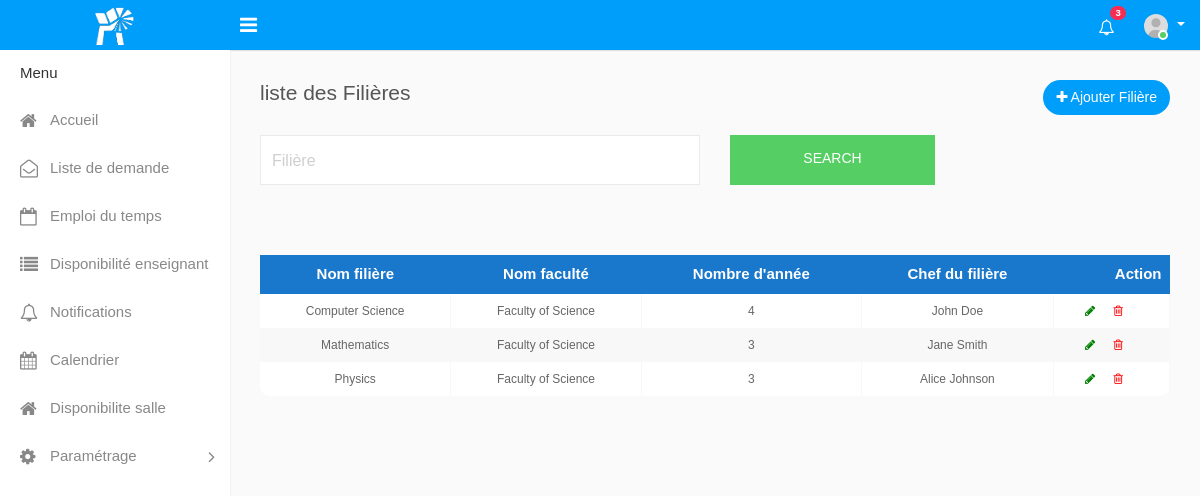
Screenshot of /filiere.php with the database file from the repository.
### tables this page shows
CREATE TABLE `filiere` (
  `id_filiere` int(11) NOT NULL,
  `chef_filiere` varchar(50) NOT NULL,
  `nom_filiere` varchar(50) NOT NULL,
  `nom_faculte` varchar(50) NOT NULL,
  `nbr_annee` varchar(50) NOT NULL
);

### filiere.php (the view, shortened to what this page needs)
?><!DOCTYPE html>
<html lang="en">
<head>
    <link rel="stylesheet" type="text/css" href="assets/css/bootstrap.min.css">
    <link rel="stylesheet" type="text/css" href="assets/css/font-awesome.min.css">
    <link rel="stylesheet" type="text/css" href="assets/css/select2.min.css">
    <link rel="stylesheet" type="text/css" href="assets/css/style.css">
</head>
<body>
    <div class="main-wrapper">
        <div class="header">
            <div class="header-left">
                <a href="index-2.php" class="logo">
                    <img src="assets/img/mundiap.png" width="40" height="40">
                </a>
            </div>
            <a id="toggle_btn" href="javascript:void(0);"><i class="fa fa-bars"></i></a>
            <ul class="nav user-menu float-right">
                <li class="nav-item dropdown">
                    <a href="#" class="dropdown-toggle nav-link" data-toggle="dropdown"><i class="fa fa-bell-o"></i> <span class="badge badge-pill bg-danger float-right">3</span></a>
                </li>
                <li class="nav-item dropdown has-arrow">
                    <a href="#" class="dropdown-toggle nav-link user-link" data-toggle="dropdown">
                        <span class="user-img"><img class="rounded-circle" src="assets/img/user.jpg" width="40" alt="Admin">
                            <span class="status online"></span></span>
                    </a>
                </li>
            </ul>
        </div>
        <div class="sidebar" id="sidebar">
            <div class="sidebar-inner slimscroll">
                <div id="sidebar-menu" class="sidebar-menu">
                    <ul>
                        <li class="menu-title">Menu</li>
                        <li>
                            <a href="index-2.php"><i class="fa fa-home"></i> <span>Accueil</span></a>
                        </li>
                        <li>
                            <a href="demande.php"><i class="fa fa-envelope-open-o"></i> <span>Liste de demande</span></a>
                        </li>
                        <li>
                            <a href="emploi.php"><i class="fa fa-calendar-o"></i> <span>Emploi du temps</span></a>
                        </li>
                        <li >
                        <a href="disponibilite.php"><i class="fa fa-list"></i> <span>Disponibilité enseignant</span></a>
                        <li>
                        <li>
                            <a href="notification.php"><i class="fa fa-bell-o"></i> <span>Notifications</span></a>
                        </li>
                        <li>
                            <a href="calendar.php"><i class="fa fa-calendar"></i> <span>Calendrier</span></a>
                        </li>
                        <li>
                        <a href="disposalle.php"><i class="fa fa-home"></i> <span>Disponibilite salle</span></a>
                        </li>
                        <li class="submenu">
                            <a href="#"><i class="fa fa-cog"></i> <span> Paramétrage </span> <span class="menu-arrow"></span></a>
                        </li>
                    </ul>
                </div>
            </div>
        </div>
<div class="page-wrapper">
            <div class="content">
                <div class="row">
                    <div class="col-sm-4 col-3">
                        <h4 class="page-title"> liste des Filières</h4>
                    </div>
                    <div class="col-sm-8 col-9 text-right m-b-20">
                    <a href="add_filiere.php" class="btn btn-primary float-right btn-rounded "><i class="fa fa-plus"></i> Ajouter Filière</a>
                    </div>
                </div>
                <div class="row filter-row">
                <div class="col-sm-6 col-md-6">
                        <div class="form-group form-focus">
                            <label class="focus-label">Filière</label>
                            <input type="text" class="form-control floating" name="chercher_valeur">
                        </div>
                    </div>
                    <div class="col-sm-6 col-md-3">
                        <a href="#" class="btn btn-success btn-block"> Search </a>
                    </div>
                </div>
                <div class="row">
                    <div class="col-md-12">
						<div class="table-responsive">
                            <table class="fl-table">
                                <thead>
                                    <tr>
                                        <th>Nom filière</th>
                                        <th>Nom faculté</th>
                                        <th>Nombre d'année</th>
                                        <th>Chef du filière</th>
                                        <th class="text-right">Action</th>
                                    </tr>
                                </thead>
                                <tbody>
                                <?php
                                include("config.php");
                                $requeteSelect = "SELECT * FROM filiere";
                                $result = $mysqli->query($requeteSelect);
                                while ($row = mysqli_fetch_array($result)) {
                                    echo "<tr>";
                                    echo "<td>". $row['nom_filiere'] ."</td>";
                                    echo "<td>". $row['nom_faculte'] ."</td>";
                                    echo "<td>". $row['nbr_annee'] ."</td>";
                                    echo "<td>". $row['chef_filiere'] ."</td>";
                                    echo "<td><a href=\"edit_filiere.php?id_filiere=".$row['id_filiere']."\" style=\"margin-right:10px; color:green;\"><i class=\"fa fa-pencil m-r-5\"></i></a>
                                     <a href=\"deleteFiliere.php?id_filiere=" . $row['id_filiere'] . "\" style=\"margin-right:10px; color:red;\" onClick=\"return confirm
                                     ('Êtes-vous sûr de vouloir supprimer cette filiere ?');\"><i class=\"fa fa-trash-o m-r-5\"></i></a></td>";
                                    echo "</tr>";
                                } ?>
                                </tbody>
                            </table>
						</div>
                    </div>
                </div>
            </div>
</body>
</html>

### rows the page displays
filiere: nom_filiere "Computer Science", nom_faculte "Faculty of Science", nbr_annee "4", chef_filiere "John Doe"
filiere: nom_filiere "Mathematics", nom_faculte "Faculty of Science", nbr_annee "3", chef_filiere "Jane Smith"
filiere: nom_filiere "Physics", nom_faculte "Faculty of Science", nbr_annee "3", chef_filiere "Alice Johnson"
